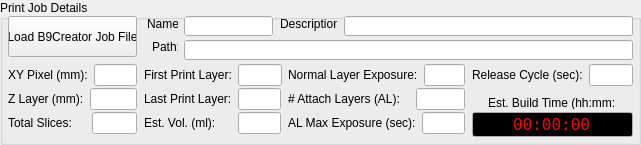
  <widget class="QGroupBox" name="groupBox">
   <property name="geometry">
    <rect>
     <x>8</x>
     <y>8</y>
     <width>641</width>
     <height>145</height>
    </rect>
   </property>
   <property name="title">
    <string>Print Job Details</string>
   </property>
   <widget class="QLineEdit" name="lineEditDescription">
    <property name="enabled">
     <bool>true</bool>
    </property>
    <property name="geometry">
     <rect>
      <x>344</x>
      <y>16</y>
      <width>289</width>
      <height>20</height>
     </rect>
    </property>
    <property name="palette">
     <palette>
      <active>
       <colorrole role="Text">
        <brush brushstyle="SolidPattern">
         <color alpha="255">
          <red>0</red>
          <green>0</green>
          <blue>255</blue>
         </color>
        </brush>
       </colorrole>
       <colorrole role="Base">
        <brush brushstyle="SolidPattern">
         <color alpha="255">
          <red>195</red>
          <green>195</green>
          <blue>195</blue>
         </color>
        </brush>
       </colorrole>
      </active>
      <inactive>
       <colorrole role="Text">
        <brush brushstyle="SolidPattern">
         <color alpha="255">
          <red>0</red>
          <green>0</green>
          <blue>0</blue>
         </color>
        </brush>
       </colorrole>
       <colorrole role="Base">
        <brush brushstyle="SolidPattern">
         <color alpha="255">
          <red>255</red>
          <green>255</green>
          <blue>255</blue>
         </color>
        </brush>
       </colorrole>
      </inactive>
      <disabled>
       <colorrole role="Text">
        <brush brushstyle="SolidPattern">
         <color alpha="255">
          <red>120</red>
          <green>120</green>
          <blue>120</blue>
         </color>
        </brush>
       </colorrole>
       <colorrole role="Base">
        <brush brushstyle="SolidPattern">
         <color alpha="255">
          <red>240</red>
          <green>240</green>
          <blue>240</blue>
         </color>
        </brush>
       </colorrole>
      </disabled>
     </palette>
    </property>
    <property name="readOnly">
     <bool>true</bool>
    </property>
   </widget>
   <widget class="QLabel" name="label_2">
    <property name="geometry">
     <rect>
      <x>280</x>
      <y>16</y>
      <width>57</width>
      <height>16</height>
     </rect>
    </property>
    <property name="text">
     <string>Description:</string>
    </property>
   </widget>
   <widget class="QLineEdit" name="lineEditFilePath">
    <property name="enabled">
     <bool>true</bool>
    </property>
    <property name="geometry">
     <rect>
      <x>184</x>
      <y>40</y>
      <width>449</width>
      <height>20</height>
     </rect>
    </property>
    <property name="palette">
     <palette>
      <active>
       <colorrole role="Text">
        <brush brushstyle="SolidPattern">
         <color alpha="255">
          <red>0</red>
          <green>0</green>
          <blue>255</blue>
         </color>
        </brush>
       </colorrole>
       <colorrole role="Base">
        <brush brushstyle="SolidPattern">
         <color alpha="255">
          <red>195</red>
          <green>195</green>
          <blue>195</blue>
         </color>
        </brush>
       </colorrole>
      </active>
      <inactive>
       <colorrole role="Text">
        <brush brushstyle="SolidPattern">
         <color alpha="255">
          <red>0</red>
          <green>0</green>
          <blue>0</blue>
         </color>
        </brush>
       </colorrole>
       <colorrole role="Base">
        <brush brushstyle="SolidPattern">
         <color alpha="255">
          <red>255</red>
          <green>255</green>
          <blue>255</blue>
         </color>
        </brush>
       </colorrole>
      </inactive>
      <disabled>
       <colorrole role="Text">
        <brush brushstyle="SolidPattern">
         <color alpha="255">
          <red>120</red>
          <green>120</green>
          <blue>120</blue>
         </color>
        </brush>
       </colorrole>
       <colorrole role="Base">
        <brush brushstyle="SolidPattern">
         <color alpha="255">
          <red>240</red>
          <green>240</green>
          <blue>240</blue>
         </color>
        </brush>
       </colorrole>
      </disabled>
     </palette>
    </property>
    <property name="readOnly">
     <bool>true</bool>
    </property>
   </widget>
   <widget class="QLabel" name="label_5">
    <property name="geometry">
     <rect>
      <x>152</x>
      <y>40</y>
      <width>26</width>
      <height>13</height>
     </rect>
    </property>
    <property name="text">
     <string>Path:</string>
    </property>
   </widget>
   <widget class="QLabel" name="label">
    <property name="geometry">
     <rect>
      <x>147</x>
      <y>16</y>
      <width>31</width>
      <height>16</height>
     </rect>
    </property>
    <property name="text">
     <string>Name:</string>
    </property>
   </widget>
   <widget class="QLineEdit" name="lineEditName">
    <property name="enabled">
     <bool>true</bool>
    </property>
    <property name="geometry">
     <rect>
      <x>184</x>
      <y>16</y>
      <width>89</width>
      <height>20</height>
     </rect>
    </property>
    <property name="palette">
     <palette>
      <active>
       <colorrole role="Text">
        <brush brushstyle="SolidPattern">
         <color alpha="255">
          <red>0</red>
          <green>0</green>
          <blue>255</blue>
         </color>
        </brush>
       </colorrole>
       <colorrole role="Base">
        <brush brushstyle="SolidPattern">
         <color alpha="255">
          <red>195</red>
          <green>195</green>
          <blue>195</blue>
         </color>
        </brush>
       </colorrole>
      </active>
      <inactive>
       <colorrole role="Text">
        <brush brushstyle="SolidPattern">
         <color alpha="255">
          <red>0</red>
          <green>0</green>
          <blue>0</blue>
         </color>
        </brush>
       </colorrole>
       <colorrole role="Base">
        <brush brushstyle="SolidPattern">
         <color alpha="255">
          <red>255</red>
          <green>255</green>
          <blue>255</blue>
         </color>
        </brush>
       </colorrole>
      </inactive>
      <disabled>
       <colorrole role="Text">
        <brush brushstyle="SolidPattern">
         <color alpha="255">
          <red>120</red>
          <green>120</green>
          <blue>120</blue>
         </color>
        </brush>
       </colorrole>
       <colorrole role="Base">
        <brush brushstyle="SolidPattern">
         <color alpha="255">
          <red>240</red>
          <green>240</green>
          <blue>240</blue>
         </color>
        </brush>
       </colorrole>
      </disabled>
     </palette>
    </property>
    <property name="autoFillBackground">
     <bool>true</bool>
    </property>
    <property name="readOnly">
     <bool>true</bool>
    </property>
    <property name="placeholderText">
     <string/>
    </property>
   </widget>
   <widget class="QPushButton" name="pushButton_selectJob">
    <property name="geometry">
     <rect>
      <x>8</x>
      <y>16</y>
      <width>129</width>
      <height>41</height>
     </rect>
    </property>
    <property name="text">
     <string>Load B9Creator Job File</string>
    </property>
    <property name="autoDefault">
     <bool>false</bool>
    </property>
   </widget>
   <widget class="QWidget" name="layoutWidget">
    <property name="geometry">
     <rect>
      <x>8</x>
      <y>112</y>
      <width>129</width>
      <height>22</height>
     </rect>
    </property>
    <layout class="QHBoxLayout" name="horizontalLayout">
     <item>
      <widget class="QLabel" name="label_7">
       <property name="text">
        <string>Total Slices:    </string>
       </property>
      </widget>
     </item>
     <item>
      <widget class="QLineEdit" name="lineEditTotalSlices">
       <property name="palette">
        <palette>
         <active>
          <colorrole role="Text">
           <brush brushstyle="SolidPattern">
            <color alpha="255">
             <red>0</red>
             <green>0</green>
             <blue>255</blue>
            </color>
           </brush>
          </colorrole>
          <colorrole role="Base">
           <brush brushstyle="SolidPattern">
            <color alpha="255">
             <red>195</red>
             <green>195</green>
             <blue>195</blue>
            </color>
           </brush>
          </colorrole>
         </active>
         <inactive>
          <colorrole role="Text">
           <brush brushstyle="SolidPattern">
            <color alpha="255">
             <red>0</red>
             <green>0</green>
             <blue>0</blue>
            </color>
           </brush>
          </colorrole>
          <colorrole role="Base">
           <brush brushstyle="SolidPattern">
            <color alpha="255">
             <red>255</red>
             <green>255</green>
             <blue>255</blue>
            </color>
           </brush>
          </colorrole>
         </inactive>
         <disabled>
          <colorrole role="Text">
           <brush brushstyle="SolidPattern">
            <color alpha="255">
             <red>120</red>
             <green>120</green>
             <blue>120</blue>
            </color>
           </brush>
          </colorrole>
          <colorrole role="Base">
           <brush brushstyle="SolidPattern">
            <color alpha="255">
             <red>240</red>
             <green>240</green>
             <blue>240</blue>
            </color>
           </brush>
          </colorrole>
         </disabled>
        </palette>
       </property>
       <property name="readOnly">
        <bool>true</bool>
       </property>
      </widget>
     </item>
    </layout>
   </widget>
   <widget class="QWidget" name="layoutWidget">
    <property name="geometry">
     <rect>
      <x>144</x>
      <y>64</y>
      <width>138</width>
      <height>22</height>
     </rect>
    </property>
    <layout class="QHBoxLayout" name="horizontalLayout_3">
     <item>
      <widget class="QLabel" name="label_8">
       <property name="text">
        <string>First Print Layer:</string>
       </property>
      </widget>
     </item>
     <item>
      <widget class="QLineEdit" name="lineEditFirstLayer"/>
     </item>
    </layout>
   </widget>
   <widget class="QWidget" name="layoutWidget">
    <property name="geometry">
     <rect>
      <x>144</x>
      <y>88</y>
      <width>137</width>
      <height>22</height>
     </rect>
    </property>
    <layout class="QHBoxLayout" name="horizontalLayout_2">
     <item>
      <widget class="QLabel" name="label_9">
       <property name="text">
        <string>Last Print Layer:</string>
       </property>
      </widget>
     </item>
     <item>
      <widget class="QLineEdit" name="lineEditLastLayer"/>
     </item>
    </layout>
   </widget>
   <widget class="QWidget" name="layoutWidget">
    <property name="geometry">
     <rect>
      <x>288</x>
      <y>64</y>
      <width>177</width>
      <height>22</height>
     </rect>
    </property>
    <layout class="QHBoxLayout" name="horizontalLayout_6">
     <item>
      <widget class="QLabel" name="label_12">
       <property name="statusTip">
        <string>Exposure duration (in seconds) for a normal layer</string>
       </property>
       <property name="text">
        <string>Normal Layer Exposure:</string>
       </property>
      </widget>
     </item>
     <item>
      <widget class="QLineEdit" name="lineEditExposure">
       <property name="toolTip">
        <string/>
       </property>
      </widget>
     </item>
    </layout>
   </widget>
   <widget class="QWidget" name="layoutWidget">
    <property name="geometry">
     <rect>
      <x>288</x>
      <y>88</y>
      <width>177</width>
      <height>22</height>
     </rect>
    </property>
    <layout class="QHBoxLayout" name="horizontalLayout_4">
     <item>
      <widget class="QLabel" name="label_10">
       <property name="text">
        <string># Attach Layers (AL):   </string>
       </property>
      </widget>
     </item>
     <item>
      <widget class="QLineEdit" name="lineEditAttachLayers"/>
     </item>
    </layout>
   </widget>
   <widget class="QWidget" name="layoutWidget">
    <property name="geometry">
     <rect>
      <x>288</x>
      <y>112</y>
      <width>177</width>
      <height>22</height>
     </rect>
    </property>
    <layout class="QHBoxLayout" name="horizontalLayout_5">
     <item>
      <widget class="QLabel" name="label_11">
       <property name="text">
        <string>AL Max Exposure (sec):</string>
       </property>
      </widget>
     </item>
     <item>
      <widget class="QLineEdit" name="lineEditALExposure"/>
     </item>
    </layout>
   </widget>
   <widget class="QWidget" name="layoutWidget">
    <property name="geometry">
     <rect>
      <x>8</x>
      <y>64</y>
      <width>129</width>
      <height>22</height>
     </rect>
    </property>
    <layout class="QHBoxLayout" name="horizontalLayout_7">
     <item>
      <widget class="QLabel" name="label_3">
       <property name="text">
        <string>XY Pixel (mm):</string>
       </property>
      </widget>
     </item>
     <item>
      <widget class="QLineEdit" name="lineEditXYPixel">
       <property name="enabled">
        <bool>true</bool>
       </property>
       <property name="palette">
        <palette>
         <active>
          <colorrole role="Text">
           <brush brushstyle="SolidPattern">
            <color alpha="255">
             <red>0</red>
             <green>0</green>
             <blue>255</blue>
            </color>
           </brush>
          </colorrole>
          <colorrole role="Base">
           <brush brushstyle="SolidPattern">
            <color alpha="255">
             <red>195</red>
             <green>195</green>
             <blue>195</blue>
            </color>
           </brush>
          </colorrole>
         </active>
         <inactive>
          <colorrole role="Text">
           <brush brushstyle="SolidPattern">
            <color alpha="255">
             <red>0</red>
             <green>0</green>
             <blue>0</blue>
            </color>
           </brush>
          </colorrole>
          <colorrole role="Base">
           <brush brushstyle="SolidPattern">
            <color alpha="255">
             <red>255</red>
             <green>255</green>
             <blue>255</blue>
            </color>
           </brush>
          </colorrole>
         </inactive>
         <disabled>
          <colorrole role="Text">
           <brush brushstyle="SolidPattern">
            <color alpha="255">
             <red>120</red>
             <green>120</green>
             <blue>120</blue>
            </color>
           </brush>
          </colorrole>
          <colorrole role="Base">
           <brush brushstyle="SolidPattern">
            <color alpha="255">
             <red>240</red>
             <green>240</green>
             <blue>240</blue>
            </color>
           </brush>
          </colorrole>
         </disabled>
        </palette>
       </property>
       <property name="readOnly">
        <bool>true</bool>
       </property>
      </widget>
     </item>
    </layout>
   </widget>
   <widget class="QWidget" name="layoutWidget">
    <property name="geometry">
     <rect>
      <x>8</x>
      <y>88</y>
      <width>129</width>
      <height>22</height>
     </rect>
    </property>
    <layout class="QHBoxLayout" name="horizontalLayout_8">
     <item>
      <widget class="QLabel" name="label_4">
       <property name="text">
        <string>Z Layer (mm):</string>
       </property>
      </widget>
     </item>
     <item>
      <widget class="QLineEdit" name="lineEditZLayer">
       <property name="enabled">
        <bool>true</bool>
       </property>
       <property name="palette">
        <palette>
         <active>
          <colorrole role="Text">
           <brush brushstyle="SolidPattern">
            <color alpha="255">
             <red>0</red>
             <green>0</green>
             <blue>255</blue>
            </color>
           </brush>
          </colorrole>
          <colorrole role="Base">
           <brush brushstyle="SolidPattern">
            <color alpha="255">
             <red>195</red>
             <green>195</green>
             <blue>195</blue>
            </color>
           </brush>
          </colorrole>
         </active>
         <inactive>
          <colorrole role="Text">
           <brush brushstyle="SolidPattern">
            <color alpha="255">
             <red>0</red>
             <green>0</green>
             <blue>0</blue>
            </color>
           </brush>
          </colorrole>
          <colorrole role="Base">
           <brush brushstyle="SolidPattern">
            <color alpha="255">
             <red>255</red>
             <green>255</green>
             <blue>255</blue>
            </color>
           </brush>
          </colorrole>
         </inactive>
         <disabled>
          <colorrole role="Text">
           <brush brushstyle="SolidPattern">
            <color alpha="255">
             <red>120</red>
             <green>120</green>
             <blue>120</blue>
            </color>
           </brush>
          </colorrole>
          <colorrole role="Base">
           <brush brushstyle="SolidPattern">
            <color alpha="255">
             <red>240</red>
             <green>240</green>
             <blue>240</blue>
            </color>
           </brush>
          </colorrole>
         </disabled>
        </palette>
       </property>
       <property name="readOnly">
        <bool>true</bool>
       </property>
      </widget>
     </item>
    </layout>
   </widget>
   <widget class="QWidget" name="layoutWidget">
    <property name="geometry">
     <rect>
      <x>472</x>
      <y>64</y>
      <width>161</width>
      <height>22</height>
     </rect>
    </property>
    <layout class="QHBoxLayout" name="horizontalLayout_10">
     <item>
      <widget class="QLabel" name="label_13">
       <property name="text">
        <string>Release Cycle (sec):</string>
       </property>
      </widget>
     </item>
     <item>
      <widget class="QLineEdit" name="lineEditReleaseCycle">
       <property name="palette">
        <palette>
         <active>
          <colorrole role="Text">
           <brush brushstyle="SolidPattern">
            <color alpha="255">
             <red>0</red>
             <green>0</green>
             <blue>255</blue>
            </color>
           </brush>
          </colorrole>
          <colorrole role="Base">
           <brush brushstyle="SolidPattern">
            <color alpha="255">
             <red>195</red>
             <green>195</green>
             <blue>195</blue>
            </color>
           </brush>
          </colorrole>
         </active>
         <inactive>
          <colorrole role="Text">
           <brush brushstyle="SolidPattern">
            <color alpha="255">
             <red>0</red>
             <green>0</green>
             <blue>0</blue>
            </color>
           </brush>
          </colorrole>
          <colorrole role="Base">
           <brush brushstyle="SolidPattern">
            <color alpha="255">
             <red>255</red>
             <green>255</green>
             <blue>255</blue>
            </color>
           </brush>
          </colorrole>
         </inactive>
         <disabled>
          <colorrole role="Text">
           <brush brushstyle="SolidPattern">
            <color alpha="255">
             <red>120</red>
             <green>120</green>
             <blue>120</blue>
            </color>
           </brush>
          </colorrole>
          <colorrole role="Base">
           <brush brushstyle="SolidPattern">
            <color alpha="255">
             <red>240</red>
             <green>240</green>
             <blue>240</blue>
            </color>
           </brush>
          </colorrole>
         </disabled>
        </palette>
       </property>
       <property name="readOnly">
        <bool>true</bool>
       </property>
      </widget>
     </item>
    </layout>
   </widget>
   <widget class="QLabel" name="label_14">
    <property name="geometry">
     <rect>
      <x>488</x>
      <y>96</y>
      <width>126</width>
      <height>13</height>
     </rect>
    </property>
    <property name="text">
     <string>Est. Build Time (hh:mm:ss)</string>
    </property>
   </widget>
   <widget class="QLineEdit" name="lineEditDuration">
    <property name="geometry">
     <rect>
      <x>472</x>
      <y>112</y>
      <width>161</width>
      <height>25</height>
     </rect>
    </property>
    <property name="palette">
     <palette>
      <active>
       <colorrole role="Text">
        <brush brushstyle="SolidPattern">
         <color alpha="255">
          <red>255</red>
          <green>0</green>
          <blue>0</blue>
         </color>
        </brush>
       </colorrole>
       <colorrole role="Base">
        <brush brushstyle="SolidPattern">
         <color alpha="255">
          <red>0</red>
          <green>0</green>
          <blue>0</blue>
         </color>
        </brush>
       </colorrole>
      </active>
      <inactive>
       <colorrole role="Text">
        <brush brushstyle="SolidPattern">
         <color alpha="255">
          <red>255</red>
          <green>0</green>
          <blue>0</blue>
         </color>
        </brush>
       </colorrole>
       <colorrole role="Base">
        <brush brushstyle="SolidPattern">
         <color alpha="255">
          <red>0</red>
          <green>0</green>
          <blue>0</blue>
         </color>
        </brush>
       </colorrole>
      </inactive>
      <disabled>
       <colorrole role="Text">
        <brush brushstyle="SolidPattern">
         <color alpha="255">
          <red>120</red>
          <green>120</green>
          <blue>120</blue>
         </color>
        </brush>
       </colorrole>
       <colorrole role="Base">
        <brush brushstyle="SolidPattern">
         <color alpha="255">
          <red>240</red>
          <green>240</green>
          <blue>240</blue>
         </color>
        </brush>
       </colorrole>
      </disabled>
     </palette>
    </property>
    <property name="font">
     <font>
      <family>Terminal</family>
      <pointsize>12</pointsize>
      <weight>50</weight>
      <bold>false</bold>
      <kerning>true</kerning>
     </font>
    </property>
    <property name="text">
     <string>00:00:00</string>
    </property>
    <property name="alignment">
     <set>Qt::AlignCenter</set>
    </property>
    <property name="readOnly">
     <bool>true</bool>
    </property>
   </widget>
   <widget class="QWidget" name="layoutWidget">
    <property name="geometry">
     <rect>
      <x>144</x>
      <y>112</y>
      <width>137</width>
      <height>22</height>
     </rect>
    </property>
    <layout class="QHBoxLayout" name="horizontalLayout_9">
     <item>
      <widget class="QLabel" name="label_6">
       <property name="text">
        <string>Est. Vol. (ml):     </string>
       </property>
      </widget>
     </item>
     <item>
      <widget class="QLineEdit" name="lineEditVolume">
       <property name="palette">
        <palette>
         <active>
          <colorrole role="Text">
           <brush brushstyle="SolidPattern">
            <color alpha="255">
             <red>0</red>
             <green>0</green>
             <blue>255</blue>
            </color>
           </brush>
          </colorrole>
          <colorrole role="Base">
           <brush brushstyle="SolidPattern">
            <color alpha="255">
             <red>195</red>
             <green>195</green>
             <blue>195</blue>
            </color>
           </brush>
          </colorrole>
         </active>
         <inactive>
          <colorrole role="Text">
           <brush brushstyle="SolidPattern">
            <color alpha="255">
             <red>0</red>
             <green>0</green>
             <blue>0</blue>
            </color>
           </brush>
          </colorrole>
          <colorrole role="Base">
           <brush brushstyle="SolidPattern">
            <color alpha="255">
             <red>255</red>
             <green>255</green>
             <blue>255</blue>
            </color>
           </brush>
          </colorrole>
         </inactive>
         <disabled>
          <colorrole role="Text">
           <brush brushstyle="SolidPattern">
            <color alpha="255">
             <red>120</red>
             <green>120</green>
             <blue>120</blue>
            </color>
           </brush>
          </colorrole>
          <colorrole role="Base">
           <brush brushstyle="SolidPattern">
            <color alpha="255">
             <red>240</red>
             <green>240</green>
             <blue>240</blue>
            </color>
           </brush>
          </colorrole>
         </disabled>
        </palette>
       </property>
       <property name="readOnly">
        <bool>true</bool>
       </property>
      </widget>
     </item>
    </layout>
   </widget>
  </widget>
